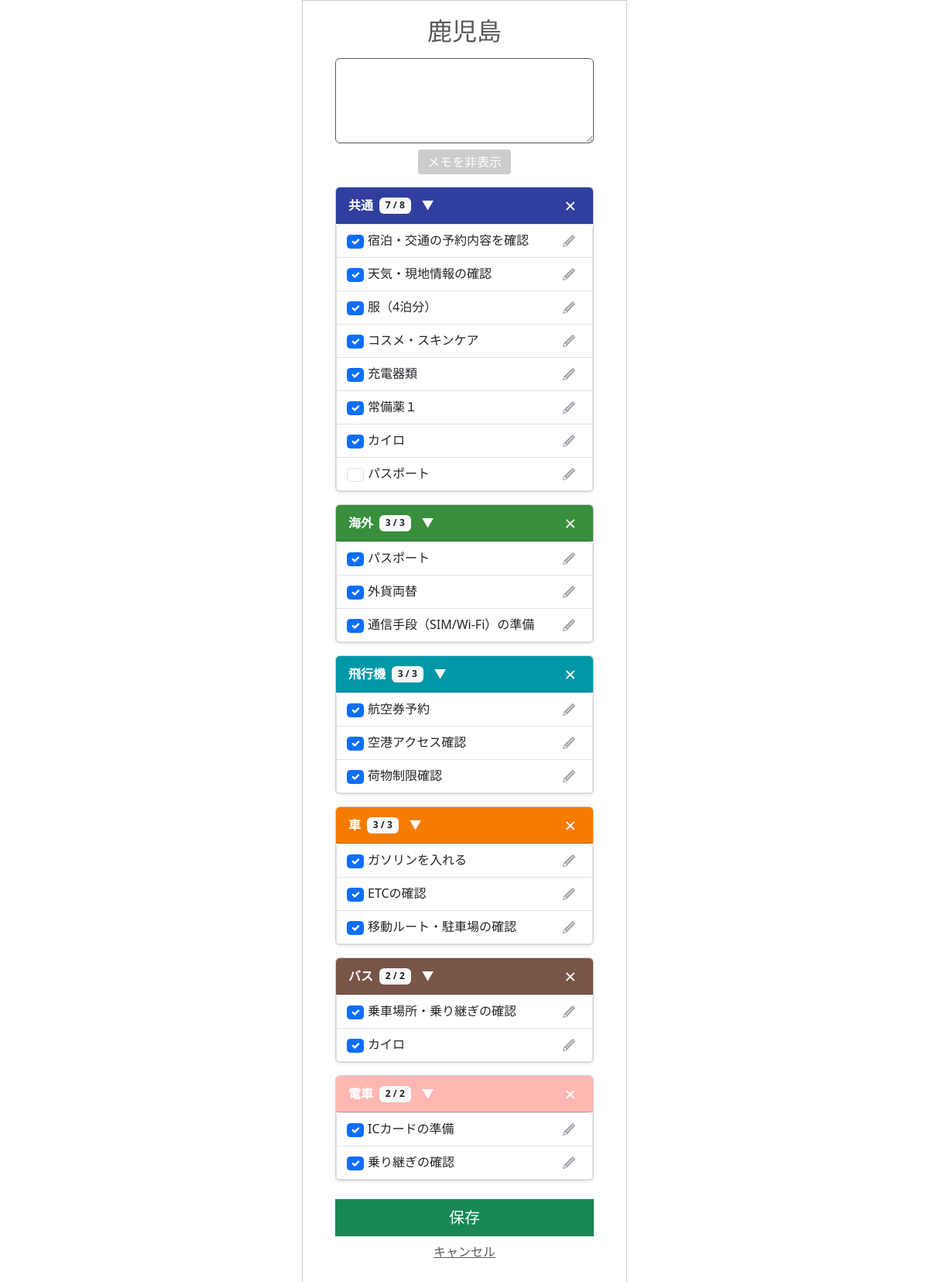
Before: /template/105/old_copy/ with the older database file.
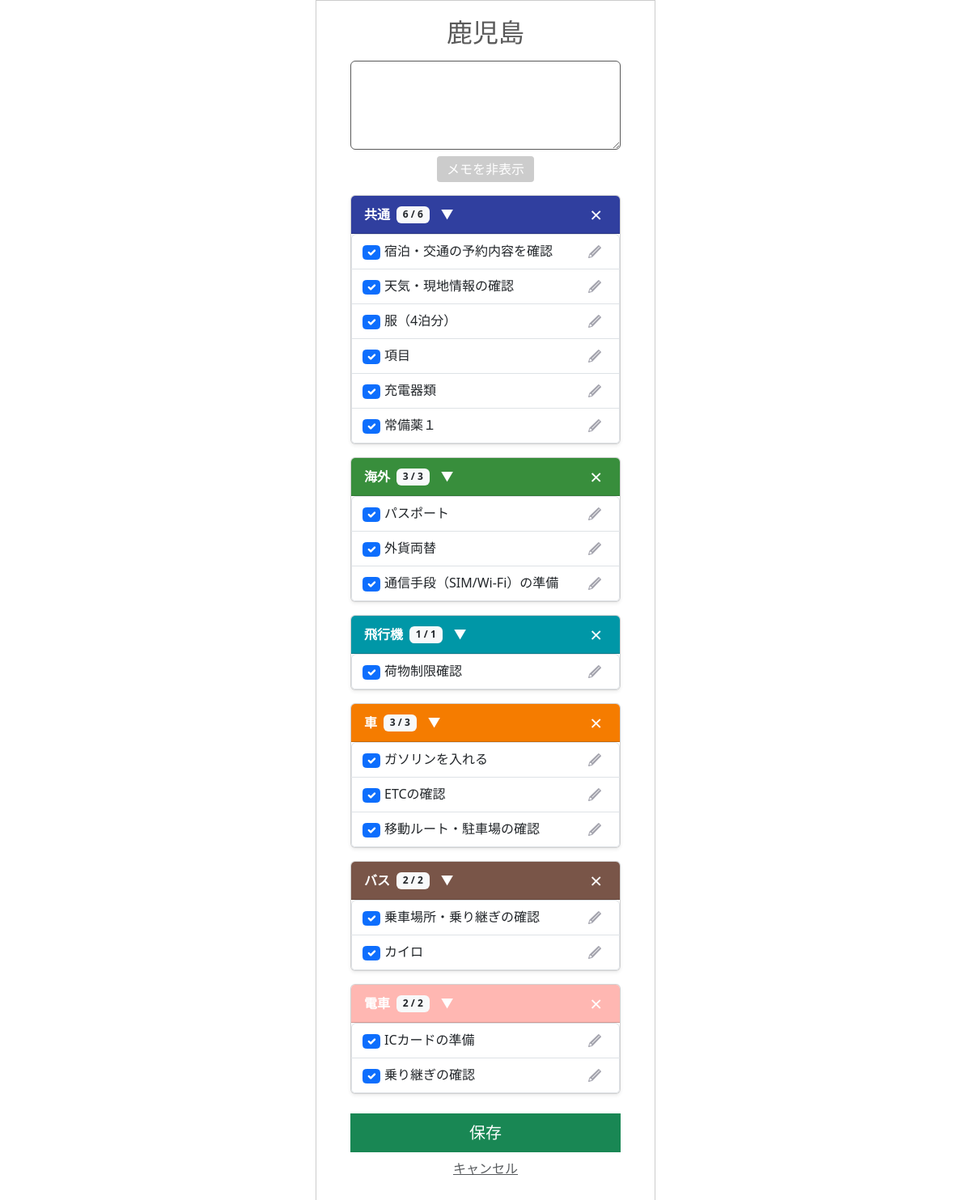
After: the same page with the newer database file.
### app/models/template.py (models this page shows, shortened)
class TravelCategory(models.Model):
    class TravelType(models.IntegerChoices):
        AUTO  = 0, _("初期作成")
        CUSTOM = 1, _("ユーザー追加")
    class CategoryColor(models.IntegerChoices):
        PINK       = 0, "#e91e63ff"
        LIGHT_PINK = 1, "#ffb7b2fe"
        ORANGE     = 2, "#f57c00ff"
        GREEN      = 3, "#388e3cff"
        CYAN       = 4, "#0097a7ff"
        BLUE       = 5, "#303f9ffe"
        BROWN      = 6, "#795548ff"
        PURPLE     = 7, "#7b1fa2ff"
    template = models.ForeignKey(
        Template,
        on_delete=models.CASCADE,
        verbose_name=_("テンプレートID")
    )
    category_name = models.CharField(
        max_length=50,
        verbose_name=_("分類名")
    )
    travel_type = models.IntegerField(
        choices=TravelType.choices,
        verbose_name=_("分類タイプ")
    )
    category_color = models.IntegerField(
        choices=CategoryColor.choices,
        verbose_name=_("分類カラー")
    )
    created_at = models.DateTimeField(
         auto_now_add=True,
         verbose_name=_("作成日")
         )
    updated_at = models.DateTimeField(
        auto_now=True,
        verbose_name=_("更新日")
        )
    class Meta:
      verbose_name = _("旅行の分類")
    @property
    def checked_count(self):
        return self.travelitem_set.filter(item_checked=1).count()
    @property
    def total_count(self):
        return self.travelitem_set.count()

class TravelItem(models.Model):
    class ItemChecked(models.IntegerChoices):
        NO  = 0, _("NO")
        YES = 1, _("YES")
    travel_category = models.ForeignKey(
        TravelCategory,
        on_delete=models.CASCADE,
        verbose_name=_("旅行の分類ID")
    )
    item_name = models.CharField(
        max_length=128,
        verbose_name=_("項目名")
    )
    item_checked = models.IntegerField(
        choices=ItemChecked.choices,
        verbose_name=_("チェック済み項目")
    )
    created_at = models.DateTimeField(
         auto_now_add=True,
         verbose_name=_("作成日")
         )
    updated_at = models.DateTimeField(
        auto_now=True,
        verbose_name=_("更新日")
        )
    class Meta:
      verbose_name = _("旅行の項目")

### app/views/new_travel/old_template_copy.py (the view, shortened to what this page needs)
# urls.py: path('template/<int:template_id>/old_copy/', old_template_copy, name='old_template_copy'),
def old_template_copy(request, template_id):
    template = get_object_or_404(Template, id=template_id)
    categories = TravelCategory.objects.filter(template=template)
    return render(request, "new_travel/old_template.html", {
        "template": template,
        "categories": categories,
    })

### templates/new_travel/old_template.html (shortened to what this page needs)
{% extends 'base.html' %}
{% load static %}
{% block extra_css %}
{{ block.super }}
<link rel="stylesheet" href="{% static 'tabipre/css/new_travel/template_old.css' %}">
<link rel="stylesheet" href="{% static 'tabipre/css/parts/edit_item.css' %}">
{% endblock %}
{% block content %}
<div class="container mt-2">
    <h2 class="mb-3 text-center">{{ template.travel_info.travel_title }}</h2>
    <div class="mb-3">
        <div id="memoArea" class="collapse show">
            <textarea name="memo" class="form-control" rows="4">{{ template.memo }}</textarea>
        </div>
        <div class="text-center mt-2">
            <button class="memo-toggle-btn"
                    data-bs-toggle="collapse"
                    data-bs-target="#memoArea">
                メモを非表示
            </button>
        </div>
    </div>
    <form method="POST">
        {% for cat in categories %}
        <div class="card mb-3 shadow-sm">
            <div class="card-header d-flex justify-content-between align-items-center"
                 style="background-color: {{ cat.get_category_color_display }}; color: white;">
                <div class="d-flex align-items-center">
                    <strong>{{ cat.category_name }}</strong>
                    <span class="badge bg-light text-dark ms-2">
                        {{ cat.checked_count }} / {{ cat.total_count }}
                    </span>
                    <button type="button"
                            class="btn-transparent ms-2"
                            data-bs-toggle="collapse"
                            data-bs-target="#cat{{ cat.id }}">
                        ▼
                    </button>
                </div>
                <button type="submit"
                        name="delete_category"
                        value="{{ cat.id }}"
                        class="btn-transparent btn-category-delete">
                    ×
                </button>
            </div>
            <ul id="cat{{ cat.id }}" class="list-group collapse show">
                {% for item in cat.travelitem_set.all %}
                <li class="list-group-item d-flex justify-content-between align-items-center">
                    <div class="form-check me-3">
                        <input type="checkbox"
                               name="item_checked_{{ item.id }}"
                               class="form-check-input"
                               {% if item.item_checked %}checked{% endif %}>
                        {{ item.item_name }}
                    </div>
                    <div class="d-flex gap-1">
                        <button type="button"
                                class="edit-btn"
                                data-id="{{ item.id }}"
                                data-name="{{ item.item_name }}"
                                data-bs-toggle="modal"
                                data-bs-target="#editItemModal">
                            <img src="{% static 'tabipre/icons/edit.png' %}" alt="編集" style="width:16px; height:16px;">
                        </button>
                    </div>
                </li>
                {% endfor %}
            </ul>
        </div>
        {% endfor %}
        <div class="text-center mt-4">
            <button type="submit" name="save_changes" class="btn btn-success btn-lg w-100">
            保存
            </button>
        </div>
        <div class="text-center mt-2">
            <a href="{% url 'app:home' %}" class="text-muted">キャンセル</a>
        </div>
    </form>
</div>
{% endblock %}

Changed rows visible on the page:
removed TravelItem: item_checked "☑", item_name "カイロ", shown under TravelCategory "共通"
removed TravelItem: item_name "パスポート", shown under TravelCategory "共通"
removed TravelItem: item_checked "☑", item_name "航空券予約", shown under TravelCategory "飛行機"
removed TravelItem: item_checked "☑", item_name "空港アクセス確認", shown under TravelCategory "飛行機"
computed for TravelCategory "共通": checked_count "7" → "6"; total_count "8" → "6"
changed TravelItem (number 4 of 17 on the later page): item_name "コスメ・スキンケア" → "項目"
computed for TravelCategory "飛行機": checked_count "3" → "1"; total_count "3" → "1"
